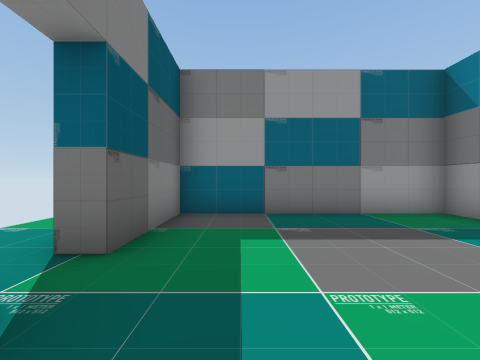
[1] (above)

18 first-person views from a walk through a 3-D level made in the Unity game engine. The camera is 1.4 m above the floor, looks level and sees 90° across. The floor is counted in squares, 2 m on a side. Each view is taken from the middle of a square. On the plan, view 1 faces up. The plan holds only what a view shows up to about 9 squares ahead; the rest is blank. The player character is not drawn.

[2]
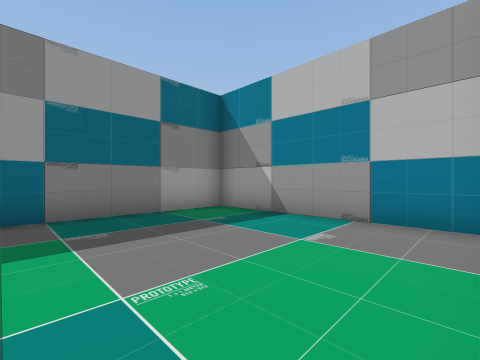

[3]
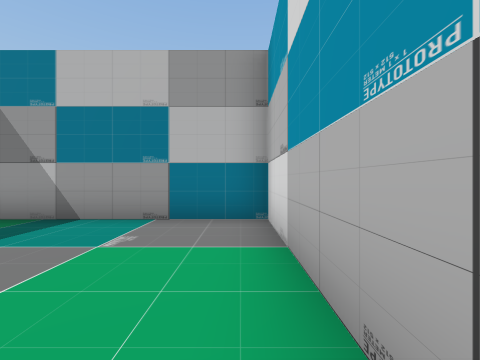

[4]
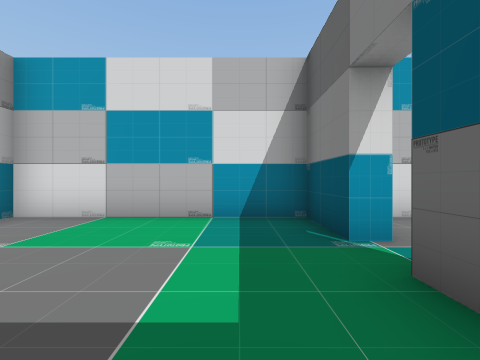

[5]
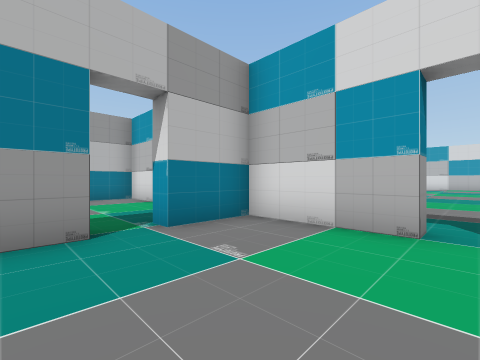

[6]
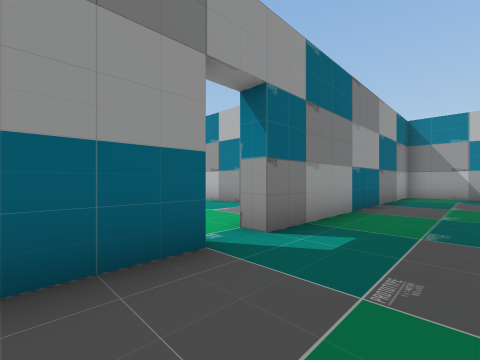

[7]
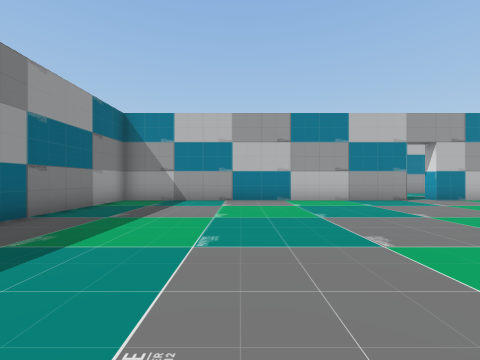

[8]
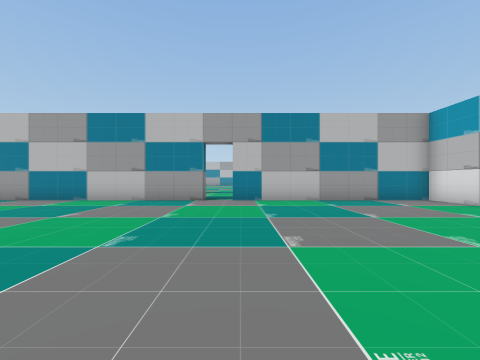

[9]
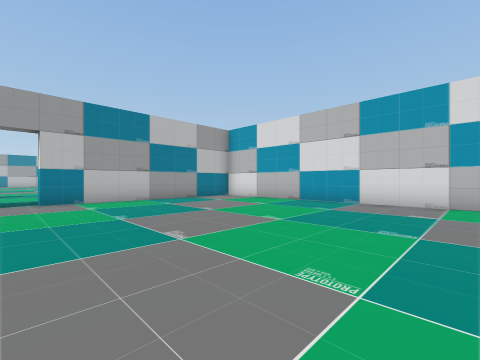

[10]
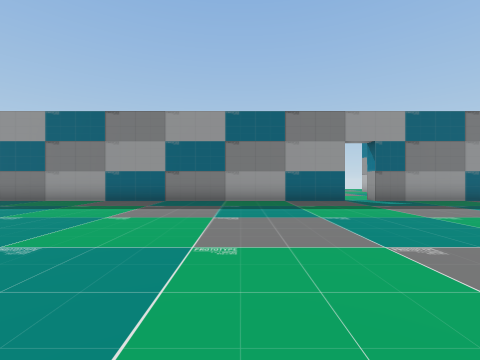

[11]
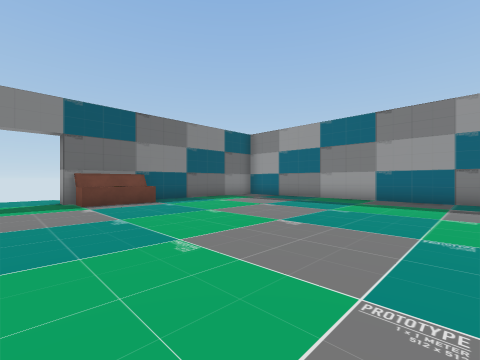

[12]
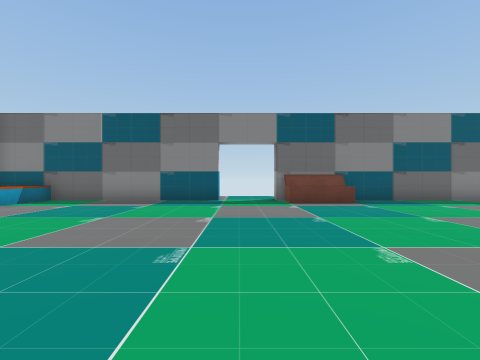

[13]
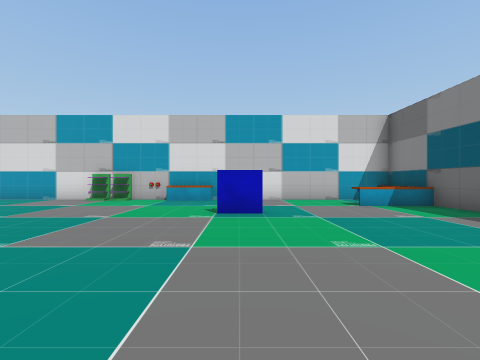

[14]
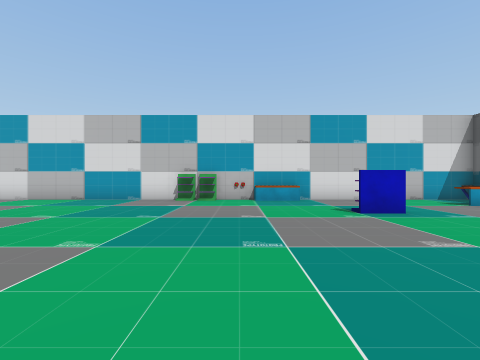

[15]
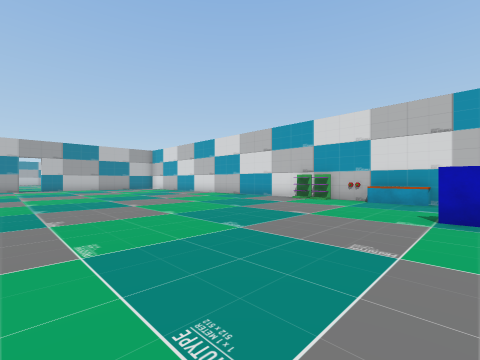

[16]
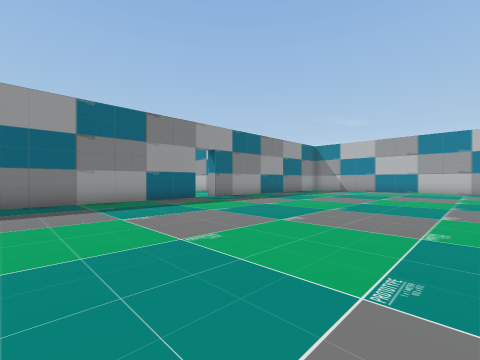

[17]
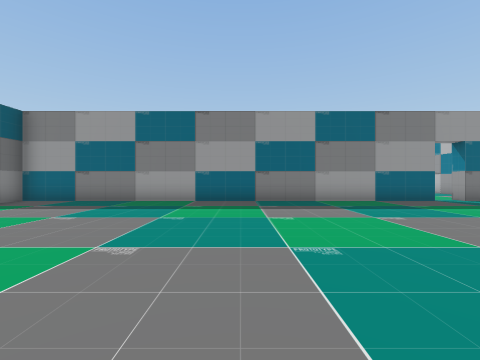

[18]
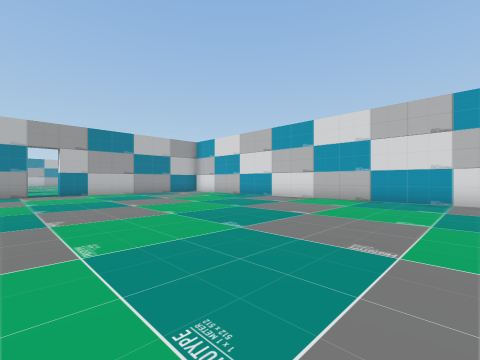

### Floor plan
Points are (right, up) in squares from view 1. A wall is a line through its corners. A room is listed if a view was taken in it or the views show most of it. See-through windows are left out.
Room 1 (views 1, 2, 3, 4)
walls: (-1.3, 1.2) (-1.3, -0.5) (4.3, -0.5) (4.3, 5) (-1.3, 5) (-1.3, 2.2)
ways out: opening at (-1, 2) to room 2
Room 2 (view 5)
walls: (-4.5, -0.5) (-1.8, -0.5) (-1.8, 1.2) (-1.3, 1.2); (-1.3, 2.2) (-1.8, 2.2) (-1.8, 4)
ways out: opening at (-1, 2) to room 1; opening at (-5, -1) to room 3
Room 3 (views 6, 7, 8, 9, 10, 11, 12, 13, 14, 15, 16, 17, 18)
walls: (-5.5, -1) (-19.3, -1) (-19.3, -6.5); (-19.3, -10.6) (-19.3, -18.5) (4.3, -18.5) (4.3, -11.8); (4.3, -10.9) (4.3, -1) (-4.5, -1) (-4.5, -0.5)
ways out: opening at (-5, -1) to room 2; opening at (5, -11)
objects: other object (-19, -18); other object (-19, -8) to (-19, -7); other object (-18, -17); other object (-14, -15); other object (-13, -18) to (-12, -18); other object (-11, -18); other object (-10, -18); other object (-9, -18)

Positions as (right, up) in squares from view 1, and headings:
1: (0, 0), facing up
2: (0, 0), facing up-right
3: (0, 0), facing right
4: (0, 4), facing down
5: (-5, 3), facing down-right
6: (-7, -3), facing up-right
7: (-4, -5), facing right
8: (-4, -12), facing right
9: (-4, -11), facing down-right
10: (-9, -9), facing up
11: (-11, -10), facing up-left
12: (-11, -10), facing left
13: (-14, -10), facing down
14: (-11, -10), facing down
15: (-14, -10), facing down-right
16: (-11, -9), facing up-right
17: (-12, -9), facing up
18: (-8, -10), facing down-right
